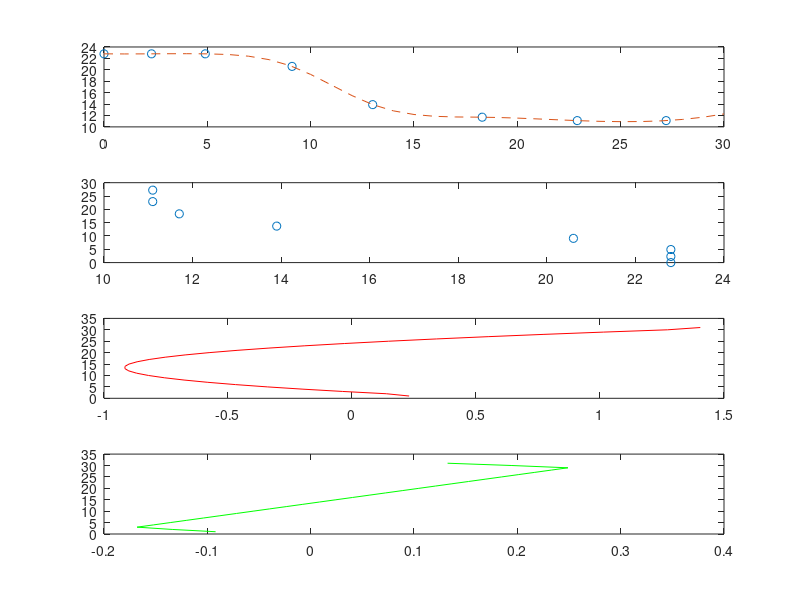

Source code (MATLAB):
clear
clc
Temperature=[22.8 22.8 22.8 20.6 13.9 11.7 11.1 11.1];
Depth=[0 2.3 4.9 9.1 13. 18.3 22.9 27.2];

%% a
y=Temperature;
x=Depth;
xx=0:30;
yy=spline(x,y,xx);
subplot(4,1,1)
plot(x,y,'o',xx,yy,'--');
%% b
% Extracting data from table

temperature=[22.8 22.8 22.8 20.6 13.9 11.7 11.1 11.1];
depth=[0 2.3 4.9 9.1 13.7 18.3 22.9 27.2];
T=temperature;
x=depth;
%% equation
p=polyfit(x,T,3);
% polyfit(x,y)
% T is a function of x(depth)
z=0:30;
y=polyval(p,z);

dTdx=gradient(y,1);
dTdx2=gradient(dTdx,1);
%% gradient(x,y) %%

result=interp1(dTdx2,z,0);
fprintf('Thermocline depth=%.2f\n',result);

%% d subplot
subplot(4,1,2)
xx=1:length(dTdx);
plot(T,x,'o');

subplot(4,1,3)
plot(dTdx,xx,'r');

subplot(4,1,4)
plot(dTdx2,xx,'g');



%% c
k=0.02;
z=0:30;
dTdx=gradient(y,1);
HeatFlux=-k.*interp1(z,dTdx,result);
fprintf('Heat flux = %.4f',HeatFlux);
